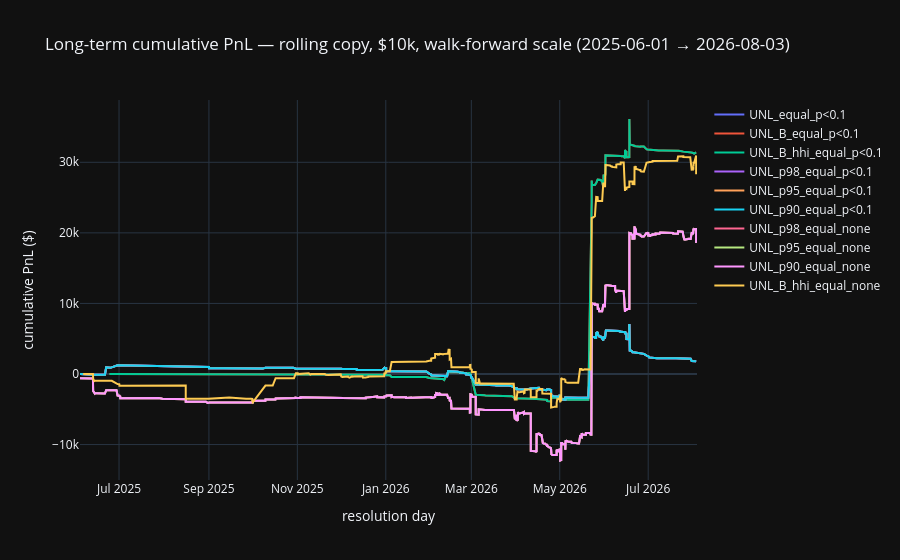
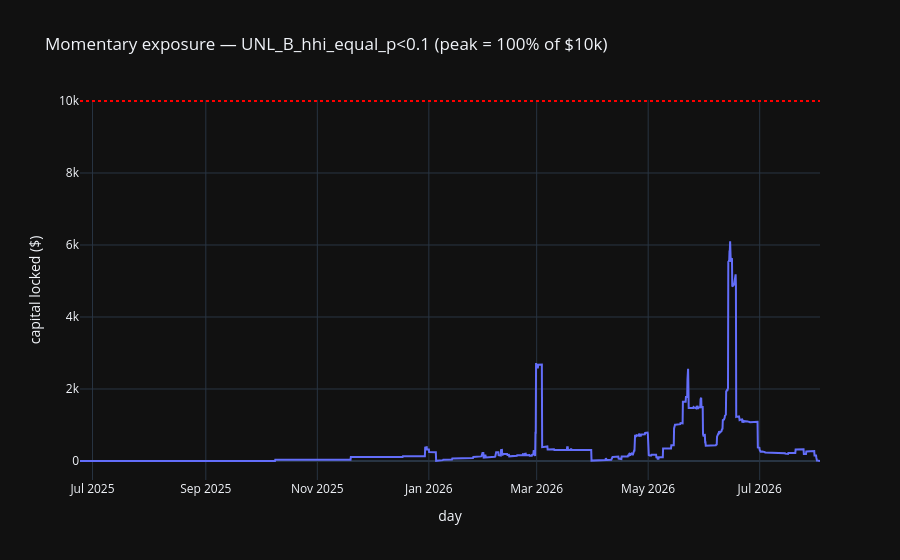
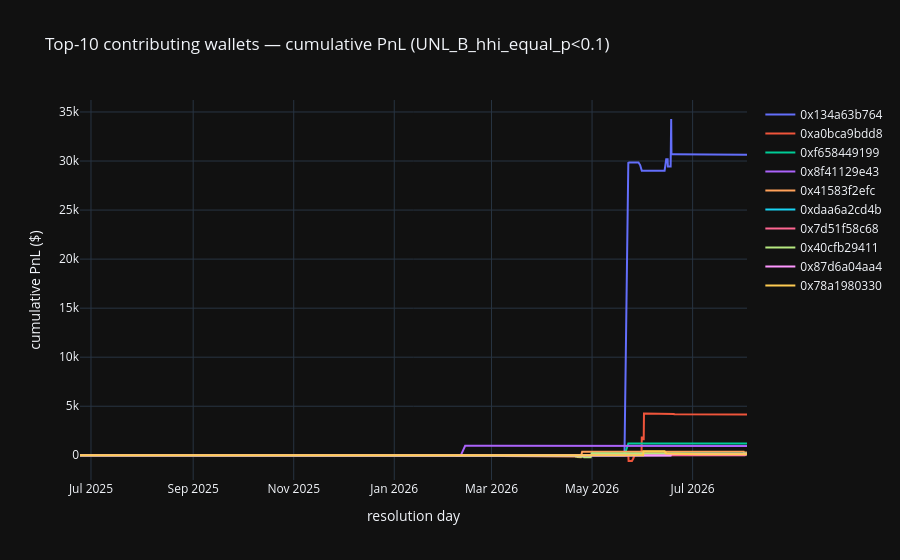

Source (notebook cell) for these figures, in order:
### Code cell
# Daily exposure + top-10 contributor wallets (primary config)
import plotly.graph_objects as go

prim = lt_out["UNL_B_hhi_equal_p<0.1"]
sub = prim["fr"].loc[prim["res"]["taken"]].copy()
qty = np.clip(1.0 * sub["score1"] * sub["alpha_wf"] * sub["copyable_qty"],
              0.0, sub["copyable_qty"])
cost = sub["price"] * qty
op = sub["dt"].dt.floor("4h")
cl = np.maximum(
    pd.to_datetime(sub["end_date_iso"], utc=True).values.astype("datetime64[ns]"),
    pd.to_datetime(sub["market_close"], utc=True).values.astype("datetime64[ns]"),
)
cl = pd.DatetimeIndex(cl).tz_localize("UTC").floor("4h")
day_idx = pd.date_range(prim["fr"]["dt"].min().floor("4h"),
                        prim["fr"]["dt"].max().floor("4h"), freq="4h", tz="UTC")
ev = pd.Series(0.0, index=day_idx)
ev = ev.add(pd.Series(cost.to_numpy(), index=op).groupby(level=0).sum(), fill_value=0.0)
ev = ev.add(-pd.Series(cost.to_numpy(), index=cl).groupby(level=0).sum(), fill_value=0.0)
expo = ev.cumsum()

fig = go.Figure()
for name, d in lt_out.items():
    fig.add_trace(go.Scatter(x=d["cum"].index, y=d["cum"].values, name=name, mode="lines"))
fig.update_layout(
    title=f"Long-term cumulative PnL — rolling copy, $10k, walk-forward scale ({LT_START.date()} → {DATA_END.date()})",
    template="plotly_dark", xaxis_title="resolution day", yaxis_title="cumulative PnL ($)",
)
fig.show()

fig2 = go.Figure()
fig2.add_trace(go.Scatter(x=expo.index, y=expo.values, name="capital locked", mode="lines"))
fig2.add_hline(y=BUDGET, line_dash="dot", line_color="red")
fig2.update_layout(
    title="Momentary exposure — UNL_B_hhi_equal_p<0.1 (peak = 100% of $10k)",
    template="plotly_dark", xaxis_title="day", yaxis_title="capital locked ($)",
)
fig2.show()

per_share = sub["copyable_pnl"] / sub["copyable_qty"].replace(0, np.nan)
pnl = (per_share * qty).fillna(0.0)
g = pd.DataFrame({"wallet": sub["wallet"].to_numpy(), "rel": cl, "pnl": pnl.to_numpy()})
pw = g.groupby(["wallet", "rel"])["pnl"].sum().unstack().fillna(0.0).cumsum(axis=1)
top10 = pw.T.iloc[-1].nlargest(10).index
pwtop = pw.T[top10]

fig3 = go.Figure()
for w in top10:
    fig3.add_trace(go.Scatter(x=pwtop.index, y=pwtop[w].values, name=str(w)[:12], mode="lines"))
fig3.update_layout(
    title="Top-10 contributing wallets — cumulative PnL (UNL_B_hhi_equal_p<0.1)",
    template="plotly_dark", xaxis_title="resolution day", yaxis_title="cumulative PnL ($)",
)
fig3.show()

print("top-10 wallets, final cumulative PnL:")
print(pwtop.iloc[-1].sort_values(ascending=False).round(0).to_string())
print(f"top-10 share of total: {pwtop.iloc[-1].sum():,.0f} / {pw.T.iloc[-1].sum():,.0f} "
      f"({pwtop.iloc[-1].sum() / pw.T.iloc[-1].sum():.0%})")

### Figure 1 — Plotly figure (JSON) as saved in the notebook; plotly's stock layout.template omitted (floating-point values rounded to 4 significant figures; data arrays with more than 128 entries replaced by an {"elided": "..."} marker saying what was removed)
{"data": [{"mode": "lines", "name": "UNL_equal_p<0.1", "type": "scatter", "x": {"elided": "821 str values"}, "y": {"elided": "821 float values"}}, {"mode": "lines", "name": "UNL_B_equal_p<0.1", "type": "scatter", "x": {"elided": "412 str values"}, "y": {"elided": "412 float values"}}, {"mode": "lines", "name": "UNL_B_hhi_equal_p<0.1", "type": "scatter", "x": {"elided": "412 str values"}, "y": {"elided": "412 float values"}}, {"mode": "lines", "name": "UNL_p98_equal_p<0.1", "type": "scatter", "x": {"elided": "821 str values"}, "y": {"elided": "821 float values"}}, {"mode": "lines", "name": "UNL_p95_equal_p<0.1", "type": "scatter", "x": {"elided": "821 str values"}, "y": {"elided": "821 float values"}}, {"mode": "lines", "name": "UNL_p90_equal_p<0.1", "type": "scatter", "x": {"elided": "821 str values"}, "y": {"elided": "821 float values"}}, {"mode": "lines", "name": "UNL_p98_equal_none", "type": "scatter", "x": {"elided": "2836 str values"}, "y": {"elided": "2836 float values"}}, {"mode": "lines", "name": "UNL_p95_equal_none", "type": "scatter", "x": {"elided": "2836 str values"}, "y": {"elided": "2836 float values"}}, {"mode": "lines", "name": "UNL_p90_equal_none", "type": "scatter", "x": {"elided": "2836 str values"}, "y": {"elided": "2836 float values"}}, {"mode": "lines", "name": "UNL_B_hhi_equal_none", "type": "scatter", "x": {"elided": "1399 str values"}, "y": {"elided": "1399 float values"}}], "layout": {"title": {"text": "Long-term cumulative PnL — rolling copy, $10k, walk-forward scale (2025-06-01 → 2026-08-03)"}, "xaxis": {"title": {"text": "resolution day"}}, "yaxis": {"title": {"text": "cumulative PnL ($)"}}}}

### Figure 2 — Plotly figure (JSON) as saved in the notebook; plotly's stock layout.template omitted (floating-point values rounded to 4 significant figures; data arrays with more than 128 entries replaced by an {"elided": "..."} marker saying what was removed)
{"data": [{"mode": "lines", "name": "capital locked", "type": "scatter", "x": {"elided": "2422 str values"}, "y": {"elided": "2422 float values"}}], "layout": {"shapes": [{"line": {"color": "red", "dash": "dot"}, "type": "line", "x0": 0, "x1": 1, "xref": "x domain", "y0": 10000, "y1": 10000, "yref": "y"}], "title": {"text": "Momentary exposure — UNL_B_hhi_equal_p<0.1 (peak = 100% of $10k)"}, "xaxis": {"title": {"text": "day"}}, "yaxis": {"title": {"text": "capital locked ($)"}}}}

### Figure 3 — Plotly figure (JSON) as saved in the notebook; plotly's stock layout.template omitted (floating-point values rounded to 4 significant figures; data arrays with more than 128 entries replaced by an {"elided": "..."} marker saying what was removed)
{"data": [{"mode": "lines", "name": "0x134a63b764", "type": "scatter", "x": {"elided": "248 str values"}, "y": {"elided": "248 float values"}}, {"mode": "lines", "name": "0xa0bca9bdd8", "type": "scatter", "x": {"elided": "248 str values"}, "y": {"elided": "248 float values"}}, {"mode": "lines", "name": "0xf658449199", "type": "scatter", "x": {"elided": "248 str values"}, "y": {"elided": "248 float values"}}, {"mode": "lines", "name": "0x8f41129e43", "type": "scatter", "x": {"elided": "248 str values"}, "y": {"elided": "248 float values"}}, {"mode": "lines", "name": "0x41583f2efc", "type": "scatter", "x": {"elided": "248 str values"}, "y": {"elided": "248 float values"}}, {"mode": "lines", "name": "0xdaa6a2cd4b", "type": "scatter", "x": {"elided": "248 str values"}, "y": {"elided": "248 float values"}}, {"mode": "lines", "name": "0x7d51f58c68", "type": "scatter", "x": {"elided": "248 str values"}, "y": {"elided": "248 float values"}}, {"mode": "lines", "name": "0x40cfb29411", "type": "scatter", "x": {"elided": "248 str values"}, "y": {"elided": "248 float values"}}, {"mode": "lines", "name": "0x87d6a04aa4", "type": "scatter", "x": {"elided": "248 str values"}, "y": {"elided": "248 float values"}}, {"mode": "lines", "name": "0x78a1980330", "type": "scatter", "x": {"elided": "248 str values"}, "y": {"elided": "248 float values"}}], "layout": {"title": {"text": "Top-10 contributing wallets — cumulative PnL (UNL_B_hhi_equal_p<0.1)"}, "xaxis": {"title": {"text": "resolution day"}}, "yaxis": {"title": {"text": "cumulative PnL ($)"}}}}
